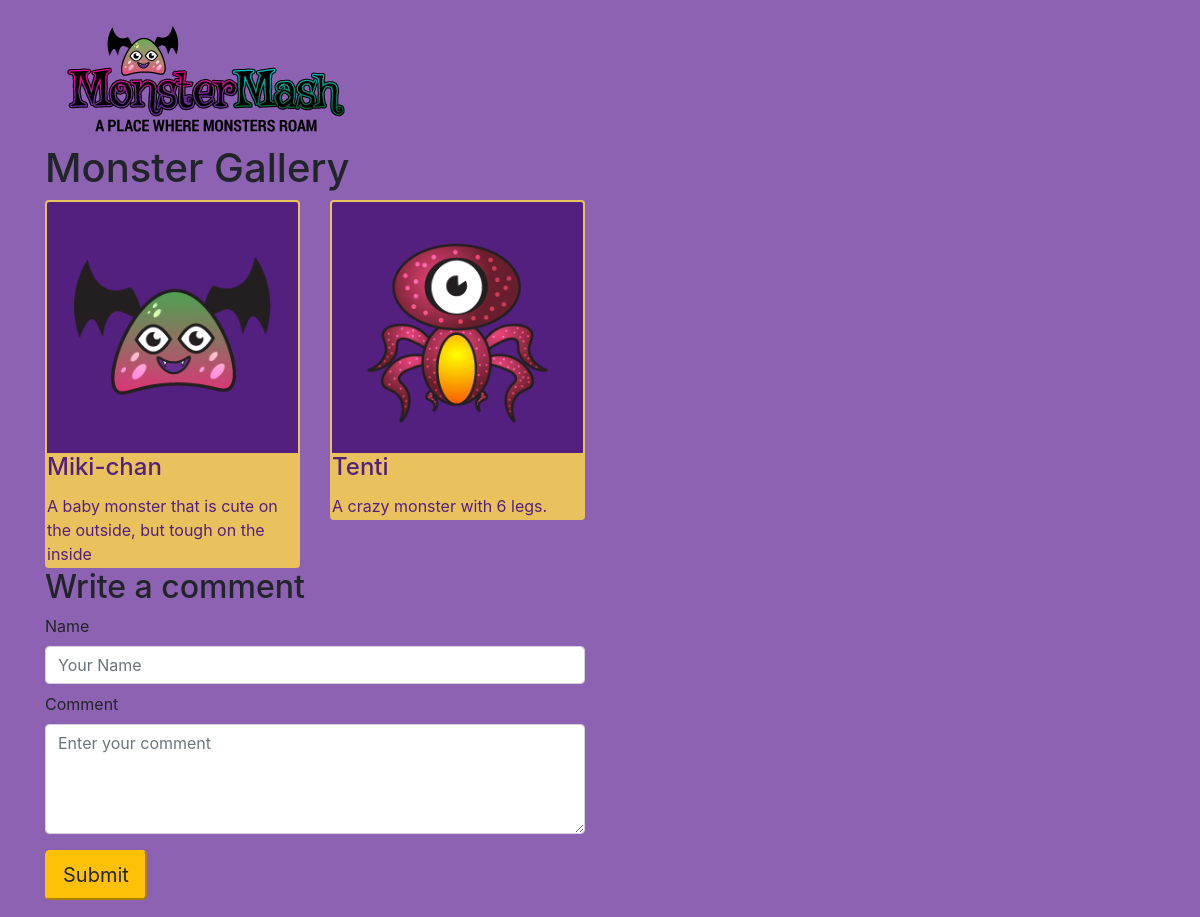
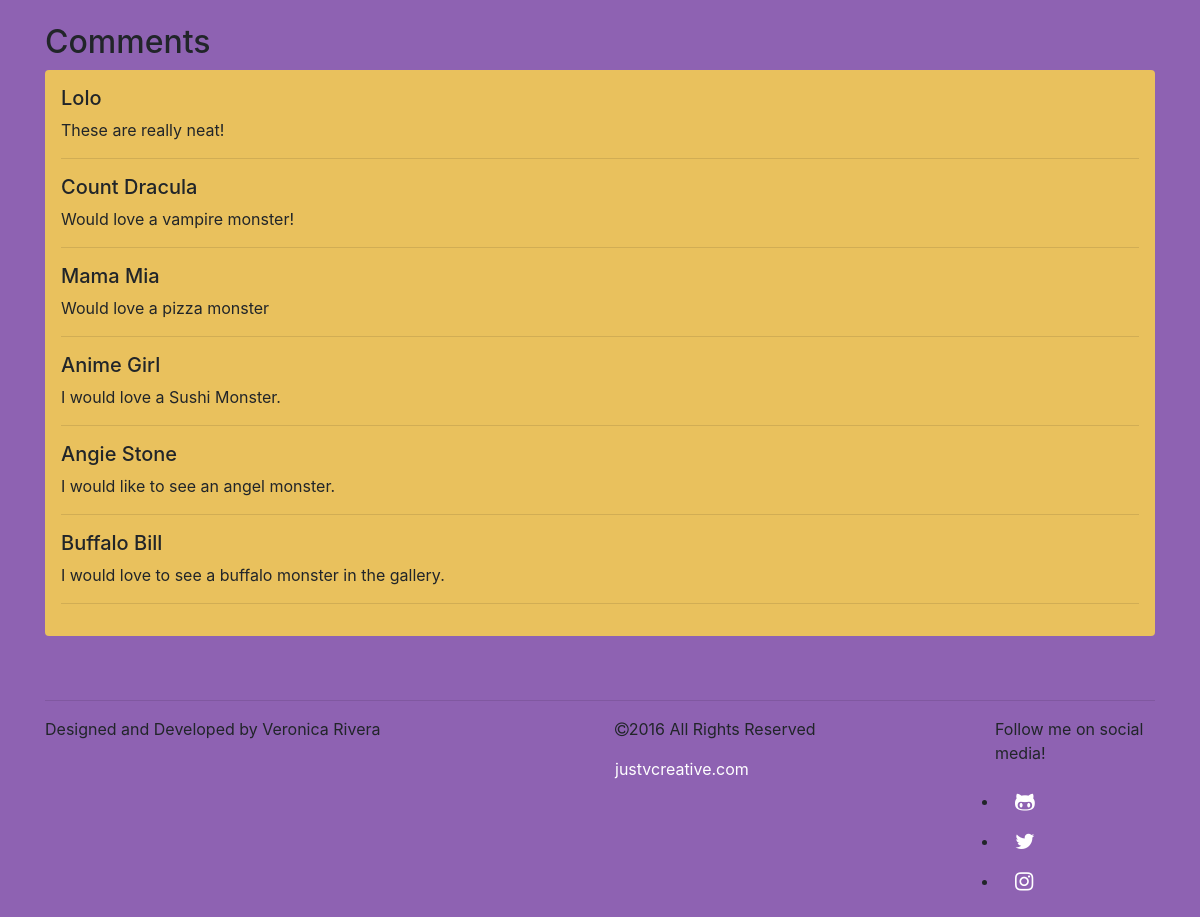
The page / on the database its author committed (2 pictures, top to bottom).
### tables this page shows
CREATE TABLE `monsters` (
  `name` varchar(20) NOT NULL,
  `description` text NOT NULL,
  `img_path` varchar(120) NOT NULL
);

CREATE TABLE `comments` (
  `id` int(11) NOT NULL,
  `name` varchar(20) NOT NULL,
  `comment` varchar(120) NOT NULL
);

### inc/comments_section.php (the view, shortened to what this page needs)
<section id="display_comments">
        <h2>Comments</h2>
        <div id="comment-box">
			<?php
				$sql = 'SELECT name, comment FROM comments ORDER BY id DESC';
                $stmt = $db->prepare($sql);
                $stmt->execute();
                $rows = $stmt->fetchAll();
				foreach ( $rows as $comment) {
					$name = $comment['name'];
					$comment = $comment['comment'];
					echo "<h5>".$name."</h5>";
					echo "<p>".$comment."</p><hr>";
				}
			?>
        </div>
</section>

### inc/header.php (shortened to what this page needs)
<!DOCTYPE html>
<html lang="en">
  <head>
    <link rel="stylesheet" href="https://maxcdn.bootstrapcdn.com/bootstrap/4.0.0-alpha.2/css/bootstrap.min.css">
  	<link rel="stylesheet" type="text/css" href="https://maxcdn.bootstrapcdn.com/font-awesome/4.6.3/css/font-awesome.min.css">
    <link rel="stylesheet" type="text/css" href="css/main.css">
  </head>
  <body>
    <div class="container">
        <div id="logo" class="center-block"><a href="index.php"></a></div>

### inc/gallery.php
<?php
    $pageTitle = 'Monster Gallery';
?>
<section id="gallery">
    <h1 id="pageTitle"><?php echo $pageTitle; ?></h1>
    <div class="row">
    <?php
        $sql = 'SELECT * FROM monsters';
        $monsters = $db->prepare($sql);
        $monsters->execute();
        foreach ( $monsters as $monster) {
            $name = $monster["name"];
            $desc = $monster["description"];
            $img = $monster["img_path"];
            $monsterCard = '';
            $monsterCard .= '<div class="col-lg-3 col-sm-6"><div class="card">';
            $monsterCard .= '<img class="card-img-top img-fluid center-block" src="'. $img .'" alt="'. $name .'">';
            $monsterCard .= '<div class="card-block"><h4 class="card-title">'. $name .'</h4>';
            $monsterCard .= '<p class="card-text">'. $desc .'</p></div></div></div>';
            echo $monsterCard;
        }
    ?>
    </div>
</section>

### index.php (shortened to what this page needs)
<?php
    include("inc/header.php");
?>
    <?php include("inc/gallery.php"); ?>
    <section id="comment_section">
        <div class="row">
            <div class="col-md-6">
                <h2>Write a comment</h2>
                <form method="POST" action="post_comment.php">
                 <div class="form-group">
                    <label for="name">Name</label>
                    <input id="name" class="form-control" type="text" name="name" placeholder="Your Name" maxlength="20">
                    <label for="comment">Comment</label>
                    <textarea id="comment" class="form-control" name="comment" rows="4" placeholder="Enter your comment" maxlength="120"></textarea>
                  </div>
                  <input class="btn-lg btn-warning" type="submit" value="Submit">
                </form>
            </div>
        </div>
    </section>
    <?php include("inc/comments_section.php"); ?>
    <?php include("inc/footer.php");?>
</div>
  </body>
</html>

### inc/footer.php
<footer>
    <hr>
    <div class="row">
    	<div class="col-lg-6">
    		<p>Designed and Developed by Veronica Rivera</p>
    	</div>
    	<div class="col-lg-4">
    		<p><i class="fa fa-copyright"></i>2016 All Rights Reserved</p>
    		<p><a href="https://justvcreative.com">justvcreative.com</a></p>
    	</div>
    	<div class="col-lg-2">
    		<p>Follow me on social media!</p>
    		<nav id="socialnav" class="nav nav-inline">
				<ul>
					<li class="nav-item"><a class="nav-link" href="https://github.com/justvcreative"><i class="fa fa-github-alt fa-lg"></i></a></li>
					<li class="nav-item"><a class="nav-link" href="https://twitter.com/justvcreative"><i class="fa fa-twitter fa-lg"></i></a></li>
					<li class="nav-item"><a class="nav-link" href="https://instagram.com/justvcreative"><i class="fa fa-instagram fa-lg"></i></a></li>
				</ul>
			</nav>
    	</div>
    </div>
</footer>

### css/main.css (style rules this page uses)
body { background-color: #8E62B2; }
a { color: white; }
#logo { height: 8em; width: 20em; margin-top: 1em; }
#logo a { background: url("../img/logo.png") center no-repeat; width: 100%; height: 100%; display: block; }
.card { background: #54207F; color: #54207F; border: 2px solid #E9C15D; }
.card-block { background: #E9C15D; }
input { margin-bottom: .5rem; }
#display_comments { margin-top: 2em; }
#comment-box { background: #E9C15D; padding: 1rem; border-radius: 4px; }
footer { margin-top: 4em; }
#socialnav ul { padding-left: .25rem; }

### rows shown on the page
monsters: img_path (picture), name "Miki-chan", description "A baby monster that is cute on the outside, but tough on the inside"
monsters: img_path (picture), name "Tenti", description "A crazy monster with 6 legs."
comments: name "Lolo", comment "These are really neat!"
comments: name "Count Dracula", comment "Would love a vampire monster!"
comments: name "Mama Mia", comment "Would love a pizza monster"
comments: name "Anime Girl", comment "I would love a Sushi Monster."
comments: name "Angie Stone", comment "I would like to see an angel monster."
comments: name "Buffalo Bill", comment "I would love to see a buffalo monster in the gallery."

### other values the page prints
$pageTitle "Monster Gallery"
